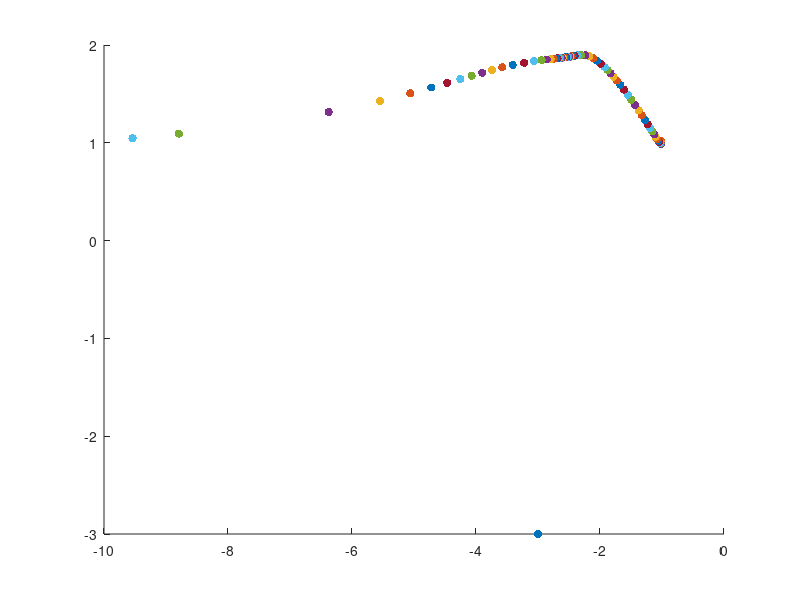

The MATLAB script that drew this image:
function test_K_slack_gh()
% test the cubic K function on linear constrained problems
% min f(x)
% s.t. -(Ax-b) <= 0     lam > 0

f_size_min = 0.05;             
f_size_max = 5;                
dmu_min = -0.9; 
dmu_max = -0.01; 
delta_bar = 1;                 % simpler problem, large delta_bar
phi_bar = 5/180*pi;            

% Brown Zingg: mu: 1 -> 0 (used here);   Watson : mu: 0 -> 1
mu = 1.0;   
x0 = [-1; 1];           
s0 = [2; 2]; 
lam0 = [0;0];
x = [-3; -3];  
s = [1; 1]; 
lam = [1; 1];

% x0 = [-3; 3];  
% s0 = [5; 2]; 
% lam0 = [0;0];
% x = [-3; -3];  
% s = [2; 2]; 
% lam = [1; 1];

nx = length(x);
ns = length(s); 

K0 = obj_K(x,s,lam, mu); 
normK = norm(K0,Inf); 
K0_tol = normK*1e-6; 
% solving the Cubic homotopy using hometopy continuation 
% with mu 1 -> 0, the same method as in David Brown's paper
step_size = 0.05;               
outer_iter = 0; 
inner_iter = 0; 

x_hist = [];   lam_hist = []; 
x_hist = [x_hist, x];
lam_hist = [lam_hist, lam]; 
figure('Name', 'Lam Path')
hold on 
scatter(x(1), x(2),[],'filled')
% scatter(lam(1), lam(2),[],'filled')


while mu > 0.0
     outer_iter = outer_iter + 1; 
     s; 
     % predictor direction
     [Homo, dHdx, dHdmu] = obj_homo(x, s, lam, mu, x0, s0, lam0); 
     
%      if norm(Homo) < 1e-5
%          break
%      end
     
     % dxdmu = gmres(dHdx, dHdmu, [], 0.5);
     dxdmu = dHdx \ dHdmu;
     tau = [dxdmu; -1];    
     t = tau./norm(tau);             % normalized Newton step
  
     if outer_iter > 1
        % step length calculation
        delta = norm(x - x_p0); 
        phi = acos(t'*tsave); 
        
        f_size = max(sqrt(delta/delta_bar), phi/phi_bar); 
        f_size = max(f_size_min, f_size); 
        f_size = min(f_size_max, f_size); 
        step_size = step_size/f_size; 

%         if f_size >= f_size_max
%             sprintf('backtracking')
%             x = xsave; 
%             t = tsave; 
%             lam = lamsave; 
%         end        
    end
    
    tsave = t; 
    xsave = x; 
    lamsave = lam; 
    
    x = x + step_size.*t(1:nx);
    s = s + step_size.*t(nx+1:nx+ns);
    lam = lam + step_size.*t(nx+ns+1:end-1);
    
    dmu = step_size.*t(end); 
    dmu = max(dmu_min, dmu);
    dmu = min(dmu_max, dmu);    
    mu = mu + dmu; 
    
    mu = max(0.0, mu); 
    
    [Homo, dHdx, dHdmu] = obj_homo(x, s, lam, mu, x0, s0, lam0); 
    % lam = solve_lam(mu,x,b0,c0, lam);
    
    normH = norm(Homo);
    inner_tol = normH*0.1;     % 0.1 is best choice for cubic complementary
    
    x_p0 = x;     
     
    % corrector
    newton_iter = 0; 
    while (normH > inner_tol) && (newton_iter < 20)
        newton_iter = newton_iter + 1; 
        inner_iter = inner_iter + 1; 
        dx = -dHdx\Homo;
        % dx = -gmres(dHdx, Homo);
        x = x + dx(1:nx);
        s = s + dx(nx+1:nx+ns); 
        lam = lam + dx(nx+ns+1:end); 
                
        [Homo, dHdx, dHdmu] = obj_homo(x, s, lam, mu, x0, s0, lam0); 
        normH = norm(Homo);
    end 
    
    K = obj_K(x,s,lam, mu); 
    normK = norm(K,Inf); 

    if normK < K0_tol
        break
    end
    
    x_hist = [x_hist, x];
    lam_hist = [lam_hist, lam]; 
    hold on 
    scatter(x(1), x(2),[],'filled')
    
    % scatter(lam(1), lam(2),[],'filled')
    % updating a is not helping here... 
    
end

% c = linspace(1,10,size(x_hist,2));
% scatter(x_hist(1,:), x_hist(2,:), [],c,'filled')
x
mu
outer_iter
inner_iter
end

function K = obj_K(x, s, lam, mu)
[f, df, hf] = objfun(x);
[g, dg, hg] = confun(x); 

lag_grad = df + dg*lam; 

e = ones(size(lam)); 
K = [lag_grad;
     s.*lam - mu.*e; 
     g + s]; 
end

function [Homo, dHdxsl, dHdmu] = obj_homo(x, s, lam, mu, x0, s0, lam0)
% for the simple problem
% K = - |df(x) - x| + df^3 + x^3 = 0; 

[f, df, hf] = objfun(x);
[g, dg, hg] = confun(x); 

lag_grad = df + dg*lam; 
lag_hess = hf; 
for j = 1:length(g)
    lag_hess = lag_hess + lam(j).*hg{j};
end

K1 = (1-mu).*lag_grad + mu.*(x-x0);
dK1dx = (1-mu).*lag_hess + mu.*eye(length(x));
dK1ds = zeros(length(K1), length(s));
dK1dlam = (1-mu).*dg; 
dK1dmu = -lag_grad + (x-x0);

e = ones(size(lam)); 
% K2 = (1-mu).*(s.*lam - mu.*e) + mu.*(s-s0); 
% dK2dx = zeros(length(lam), length(x));
% dK2ds = (1-mu).*diag(lam) + mu.*eye(length(s));   
% dK2dlam = (1-mu).*diag(s) ;                       
% dK2dmu = -s.*lam + (2*mu-1).*e + (s-s0); 

K2 = (1-mu).*(s.*lam) + mu.*(s-s0); 
dK2dx = zeros(length(lam), length(x));
dK2ds = (1-mu).*diag(lam) + mu.*eye(length(s)); 
dK2dlam = (1-mu).*diag(s);    
dK2dmu = -s.*lam + (s-s0); 

% K2 = (1-mu).*(s.*lam) - mu.*e; 
% dK2dx = zeros(length(lam), length(x));
% dK2ds = (1-mu).*diag(lam./s); 
% dK2dlam = (1-mu).*eye(length(K2)); 
% dK2dmu = -s.*lam - e; 

K3 = (1-mu).*(g+s) - mu.*(lam - lam0); 
dK3dx = (1-mu).*dg'; 
dK3ds = (1-mu).*eye(length(K3)); 
dK3dlam = -mu.*eye(length(lam)); 
dK3dmu = -(g+s) - (lam-lam0); 

Homo = [K1;
        K2;
        K3];    
dHdxsl = [dK1dx, dK1ds, dK1dlam;
          dK2dx, dK2ds, dK2dlam; 
          dK3dx, dK3ds, dK3dlam];
dHdmu = [dK1dmu;
         dK2dmu
         dK3dmu]; 
end


%{
function [f,df,hf] = objfun(x)
% note: the constraint x >= 0 is assimilated into func: obj_homo

% initial x0, x is critical
% % first problem
% x0 = [2;2]; 
% x = [3; 3];     % find the solution to the 1e-4 precision

% f = 1/2*(x(1) + 1)^2  + 1/2*(x(2) + 1)^2;
% df = [x(1) + 1;
%      x(2) + 1];
% hf = [1,0;
%      0,1];  

 
% x0 = [0.6;4];       % x0, is critical
% x = [2; 2];         % strangely, this is not as robust as assumed
                      % can you find out the reason why?
                      % some x0, x will work; others doesn't? 
f = (x(1) + 1)*(x(1) - 2)  + (x(2) - 1)*(x(2) + 2);
df = [2*x(1)-1;
     2*x(2)+1];
hf = [2,0;
     0,2];
 
end

function [g, dg, hg] = confun(x)
% x0 = [0.8; 0.9];       % x0, is critical
% lam0 = [0.1;0.1];      % here g<=0
% x = [4; 3];   
% lam = [1; 1];

A = [1,0;
     0,1];
b = [0;0];

g = -(A*x - b); 
dg = -A; 
hg = cell(1, length(g)); 
hg{1} = zeros(length(x));
hg{2} = zeros(length(x));

end
%}


%{
function [f,df,hf] = objfun(x)
%  Rosen-Suzuki Problem
%  min  x1^2 + x2^2 + 2*x3^2 + x4^2        - 5*x1 -5*x2 -21*x3 + 7*x4
%  s.t. 8  - x1^2 -   x2^2 - x3^2 -   x4^2 -   x1 + x2 - x3 + x4 >= 0 
%       10 - x1^2 - 2*x2^2 - x3^2 - 2*x4^2 +   x1           + x4 >= 0          
%       5- 2*x1^2 -   x2^2 - x3^2          - 2*x1 + x2      + x4 >= 0            
%  Initial Point x = [1,1,1,1];   
%  Solution at   x = [0,1,2,-1]; 
%                f = -44   
%  Common wrong solution x = [2.5000, 2.5000, 5.2500, -3.5000]
%                        f = -79.8750
f = x(1)^2 + x(2)^2 + 2*x(3)^2 + x(4)^2 -5*x(1) -5*x(2)-21*x(3) + 7*x(4); 

% its derivative wrt. x
df = zeros(4,1); 
df(1)= 2*x(1)-5;
df(2)= 2*x(2)-5;
df(3)= 4*x(3)-21;
df(4)= 2*x(4)+7; 

hf = diag([2,2,4,2]);
end

%%%%%%%%%%%%%%%%%%%%%%%%%%%%%%%%%%%%%%%%%%%%%%%%%%%%%%%%%%%%%%%%%%%%%%%%%%%

function [g, dg, hg]= confun(x)
% Constraint function
g = zeros(3,1);
g(1) = 8 - x(1)^2 -  x(2)^2-x(3)^2 - x(4)^2 - x(1) + x(2) - x(3) + x(4); 
g(2) = 10- x(1)^2 -2*x(2)^2-x(3)^2 - 2*x(4)^2 +   x(1)  + x(4)         ;
g(3) = 5-2*x(1)^2 -  x(2)^2-x(3)^2          - 2*x(1) + x(2)      + x(4);  

% Gradients of the constraint functions wrt. x
dg=[-2*x(1)-1, -2*x(2)+1, -2*x(3)-1, -2*x(4)+1; 
       -2*x(1)+1, -4*x(2),   -2*x(3),   -4*x(4)+1;
       -4*x(1)-2, -2*x(2)+1, -2*x(3),   1];
dg = dg'; 
ceq = [];  Gceq = []; 

Hcineq = cell(1, length(g)); 
Hcineq{1} = diag([-2, -2, -2, -2]);
Hcineq{2} = diag([-2, -4, -2, -4]);
Hcineq{3} = diag([-4, -2, -2,  0]);

% % if fmincon, or the interior points on paper:   c<0
g = -g;
dg = -dg; 
Hcineq{1} = -1*Hcineq{1}; 
Hcineq{2} = -1*Hcineq{2};
Hcineq{3} = -1*Hcineq{3};
hg = Hcineq; 
end
%}


function [f,df,hf] = objfun(x)
% solution
% x = [-9.5473    1.0474]
% f = 0.0236
f = exp(x(1))*(4*x(1)^2 + 2*x(2)^2 + 4*x(1)*x(2) + 2*x(2) + 1);
df = zeros(2,1);
hf = zeros(2,2);
df(1,1) = exp(x(1))*(4*x(1)^2 + 2*x(2)^2 + 4*x(1)*x(2) + 2*x(2) + 1) + ...
    exp(x(1))*(8*x(1) + 4*x(2)); 
df(2,1) = exp(x(1))*(4*x(2) + 4*x(1) +2);

hf(1,1) = df(1,1) + exp(x(1))*(8*x(1) + 4*x(2)) + exp(x(1))*8;
hf(1,2) = df(2,1) + exp(x(1))*(4);
hf(2,1) = df(2,1) + exp(x(1))*(4);
hf(2,2) = exp(x(1))*(4);

end

function [g, dg, hg] = confun(x)
% Nonlinear inequality constraints
g = [1.5 + x(1)*x(2) - x(1) - x(2);     
     -x(1)*x(2) - 10];
 
dC1dx = [x(2)-1;
         x(1)-1]; 
dC2dx = [-x(2)
         -x(1)];
dg = [dC1dx, dC2dx]; 

hg = cell(1, length(g)); 
hg{1} = [0,1;1,0];
hg{2} = [0,-1;-1,0];

% Nonlinear equality constraints
% ceq = x(1)^2 + x(2)^2 - 4;
% Gceq = [2*x(1);
%         2*x(2)];   
% Hceq = cell(1, length(ceq));    
% Hceq{1} = [2,0;
%            0,2]; 
end
